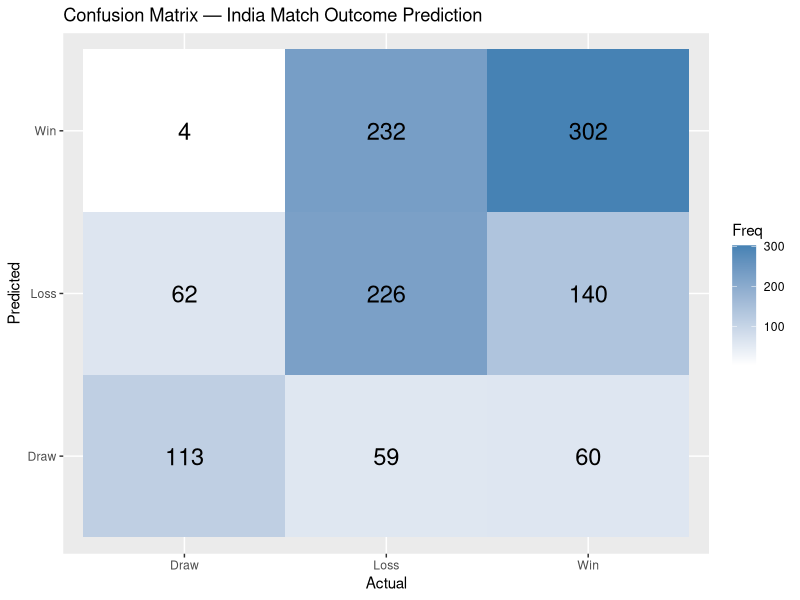

R code for this plot:
## ---- chunk 1
knitr::opts_chunk$set(echo = FALSE)
## ---- chunk 2
library(readxl)
library(nnet)

data <- read_excel("data/Ind vs opponent results.xlsx")
df <- subset(data, Result != "NR")
df$Result[df$Result %in% c("Tied","Draw")] <- "Draw"
df$Result <- factor(df$Result)
df$Opponent <- factor(df$Opponent)
df$Venue <- factor(df$Venue)
df$Format <- factor(df$Format)

model <- multinom(Result ~ Opponent + Venue + Format, data = df)
summary(model)
## ---- chunk 3
library(ggplot2)
predicted <- predict(model, df)
cm <- as.data.frame(table(Predicted = predicted, Actual = df$Result))

ggplot(cm, aes(x = Actual, y = Predicted, fill = Freq)) +
  geom_tile() +
  geom_text(aes(label = Freq), size = 6) +
  scale_fill_gradient(low = "white", high = "steelblue") +
  labs(title = "Confusion Matrix — India Match Outcome Prediction")
